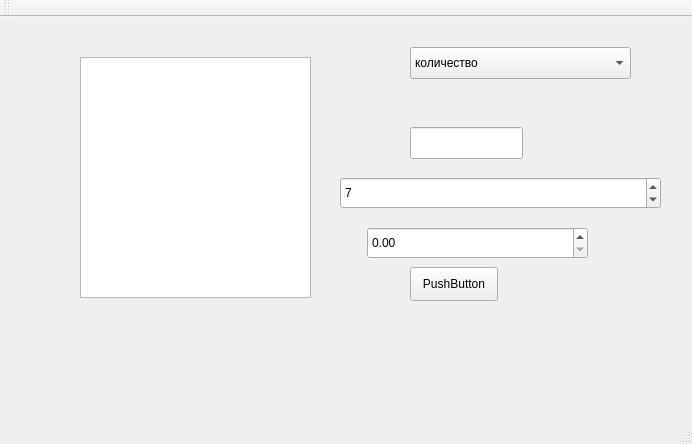
<?xml version="1.0" encoding="UTF-8"?>
<ui version="4.0">
 <class>MainWindow</class>
 <widget class="QMainWindow" name="MainWindow">
  <property name="geometry">
   <rect>
    <x>0</x>
    <y>0</y>
    <width>692</width>
    <height>444</height>
   </rect>
  </property>
  <property name="windowTitle">
   <string>MainWindow</string>
  </property>
  <widget class="QWidget" name="centralWidget">
   <widget class="QPushButton" name="pushButton">
    <property name="geometry">
     <rect>
      <x>410</x>
      <y>250</y>
      <width>88</width>
      <height>34</height>
     </rect>
    </property>
    <property name="text">
     <string>PushButton</string>
    </property>
   </widget>
   <widget class="QComboBox" name="comboBox">
    <property name="geometry">
     <rect>
      <x>410</x>
      <y>30</y>
      <width>221</width>
      <height>32</height>
     </rect>
    </property>
    <item>
     <property name="text">
      <string>количество</string>
     </property>
    </item>
    <item>
     <property name="text">
      <string>вставить</string>
     </property>
    </item>
    <item>
     <property name="text">
      <string>удалить</string>
     </property>
    </item>
   </widget>
   <widget class="QTextEdit" name="textEdit">
    <property name="geometry">
     <rect>
      <x>80</x>
      <y>40</y>
      <width>231</width>
      <height>241</height>
     </rect>
    </property>
   </widget>
   <widget class="QLineEdit" name="lineEdit">
    <property name="geometry">
     <rect>
      <x>410</x>
      <y>110</y>
      <width>113</width>
      <height>32</height>
     </rect>
    </property>
   </widget>
   <widget class="QSpinBox" name="spinBox">
    <property name="geometry">
     <rect>
      <x>340</x>
      <y>160</y>
      <width>321</width>
      <height>32</height>
     </rect>
    </property>
    <property name="value">
     <number>7</number>
    </property>
    <property name="displayIntegerBase">
     <number>10</number>
    </property>
   </widget>
   <widget class="QDoubleSpinBox" name="doubleSpinBox">
    <property name="geometry">
     <rect>
      <x>367</x>
      <y>210</y>
      <width>221</width>
      <height>32</height>
     </rect>
    </property>
   </widget>
  </widget>
  <widget class="QMenuBar" name="menuBar">
   <property name="geometry">
    <rect>
     <x>0</x>
     <y>0</y>
     <width>692</width>
     <height>30</height>
    </rect>
   </property>
  </widget>
  <widget class="QToolBar" name="mainToolBar">
   <attribute name="toolBarArea">
    <enum>TopToolBarArea</enum>
   </attribute>
   <attribute name="toolBarBreak">
    <bool>false</bool>
   </attribute>
  </widget>
  <widget class="QStatusBar" name="statusBar"/>
 </widget>
 <layoutdefault spacing="6" margin="11"/>
 <resources/>
 <connections/>
</ui>
